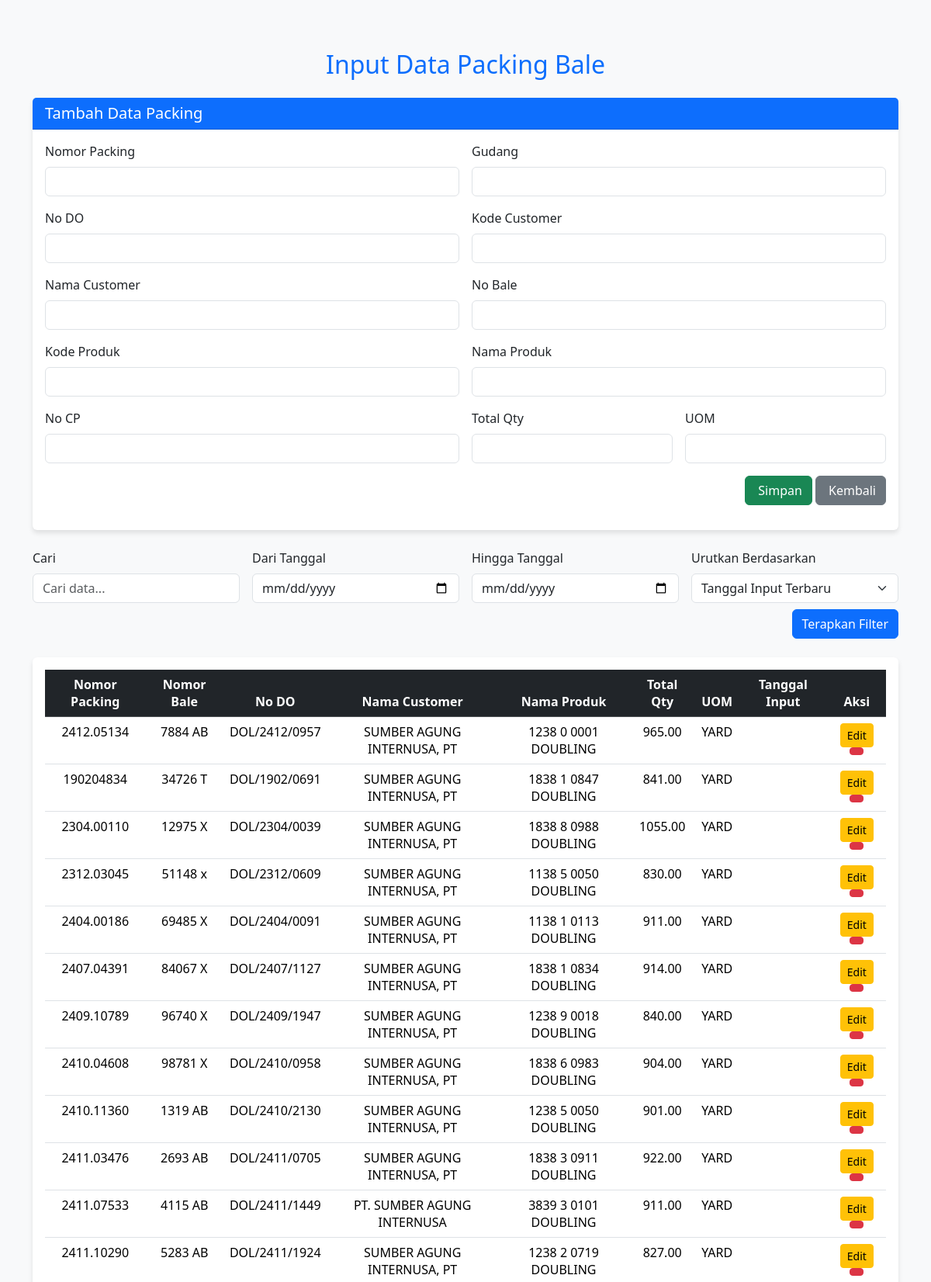
Screenshot of /input_packing_manual.php?page=284 (upper part) with the database file from the repository.
### tables this page shows
CREATE TABLE `whpacking` (
  `packingid` int(11) NOT NULL,
  `packingno` varchar(50) NOT NULL,
  `wrhsid` int(11) NOT NULL,
  `no_do` varchar(50) DEFAULT NULL,
  `custcode` varchar(50) DEFAULT NULL,
  `custname` varchar(255) DEFAULT NULL,
  `nobale` varchar(50) DEFAULT NULL,
  `prodcode` varchar(50) DEFAULT NULL,
  `prodname` varchar(255) DEFAULT NULL,
  `prdnmbr` varchar(50) DEFAULT NULL,
  `totalqty` decimal(10,2) DEFAULT NULL,
  `uom` varchar(10) DEFAULT NULL,
  `created_at` timestamp NULL DEFAULT NULL,
  `updated_at` timestamp NULL DEFAULT NULL
);

### input_packing_manual.php (the view, shortened to what this page needs)
<?php
include 'db.php';
$recordsPerPage = 50;
$page = isset($_GET['page']) ? $_GET['page'] : 1;
$offset = ($page - 1) * $recordsPerPage;
$sort = isset($_GET['sort']) ? $_GET['sort'] : 'created_at DESC';
$sortQuery = "ORDER BY $sort";
$dateFrom = isset($_GET['date_from']) ? $_GET['date_from'] : '';
$dateTo = isset($_GET['date_to']) ? $_GET['date_to'] : '';
$searchQuery = "";
if ($dateFrom && $dateTo) {
    $filterDateQuery = "AND created_at BETWEEN '$dateFrom' AND '$dateTo'";
} else {
    $filterDateQuery = '';
}
$finalQuery = "SELECT * FROM whpacking WHERE 1=1 $searchQuery $filterDateQuery $sortQuery LIMIT $offset, $recordsPerPage";
$result = $conn->query($finalQuery);
?>
<link href="/gg_app/pages/Logistik/transfer_packing/bootstrap.min.css" rel="stylesheet">
<div class="content-wrapper transfer-packing-page">
    <section class="content p-3">
    <div class="container my-5">
        <h2 class="text-primary text-center mb-4"><i class="fa-solid fa-list"></i> Input Data Packing Bale</i></h2>
        <div class="card">
            <div class="card-header bg-primary text-white">
                <h5 class="mb-0">Tambah Data Packing</h5>
            </div>
            <div class="card-body">
                <form method="POST">
                    <div class="row g-3">
                        <div class="col-md-6">
                            <label for="packingno" class="form-label">Nomor Packing</label>
                            <input type="text" id="packingno" name="packingno" class="form-control" required>
                        </div>
                        <div class="col-md-6">
                            <label for="wrhsid" class="form-label">Gudang</label>
                            <input type="text" id="wrhsid" name="wrhsid" class="form-control" required>
                        </div>
                        <div class="col-md-6">
                            <label for="no_do" class="form-label">No DO</label>
                            <input type="text" id="no_do" name="no_do" class="form-control" required>
                        </div>
                        <div class="col-md-6">
                            <label for="custcode" class="form-label">Kode Customer</label>
                            <input type="text" id="custcode" name="custcode" class="form-control" required>
                        </div>
                        <div class="col-md-6">
                            <label for="custname" class="form-label">Nama Customer</label>
                            <input type="text" id="custname" name="custname" class="form-control" required>
                        </div>
                        <div class="col-md-6">
                            <label for="nobale" class="form-label">No Bale</label>
                            <input type="text" id="nobale" name="nobale" class="form-control" required>
                        </div>
                        <div class="col-md-6">
                            <label for="prodcode" class="form-label">Kode Produk</label>
                            <input type="text" id="prodcode" name="prodcode" class="form-control" required>
                        </div>
                        <div class="col-md-6">
                            <label for="prodname" class="form-label">Nama Produk</label>
                            <input type="text" id="prodname" name="prodname" class="form-control" required>
                        </div>
                        <div class="col-md-6">
                            <label for="prdnmbr" class="form-label">No CP</label>
                            <input type="text" id="prdnmbr" name="prdnmbr" class="form-control" required>
                        </div>
                        <div class="col-md-3">
                            <label for="totalqty" class="form-label">Total Qty</label>
                            <input type="number" id="totalqty" name="totalqty" class="form-control" required>
                        </div>
                        <div class="col-md-3">
                            <label for="uom" class="form-label">UOM</label>
                            <input type="text" id="uom" name="uom" class="form-control" required>
                        </div>
                    </div>
                    <div class="mt-3 text-end">
                        <button type="submit" class="btn btn-success">
                            <i class="fas fa-save me-1"></i> Simpan
                        </button>
                        <a href="index.php" class="btn btn-secondary">
                            <i class="fas fa-arrow-left me-1"></i> Kembali
                        </a>
                    </div>
                </form>
            </div>
        </div>
        <div class="my-4">
            <form method="GET" class="row gy-2 gx-3 align-items-center">
                <div class="col-md-3">
                    <label for="search" class="form-label">Cari</label>
                    <input type="text" id="search" name="search" class="form-control" placeholder="Cari data...">
                </div>
                <div class="col-md-3">
                    <label for="date_from" class="form-label">Dari Tanggal</label>
                    <input type="date" id="date_from" name="date_from" class="form-control">
                </div>
                <div class="col-md-3">
                    <label for="date_to" class="form-label">Hingga Tanggal</label>
                    <input type="date" id="date_to" name="date_to" class="form-control">
                </div>
                <div class="col-md-3">
    <label for="sort" class="form-label">Urutkan Berdasarkan</label>
    <select id="sort" name="sort" class="form-select">
        <option value="created_at DESC">Tanggal Input Terbaru</option>
    </select>
</div>
<div class="text-end">
                    <button type="submit" class="btn btn-primary">
                        <i class="fas fa-filter"></i> Terapkan Filter
                    </button>
                </div>
            </form>
        </div>
        <div class="card">
            <div class="card-body">
                <table class="table table-hover text-center">
                    <thead class="table-dark">
                        <tr>
                            <th>Nomor Packing</th>
                            <th>Nomor Bale</th>
                            <th>No DO</th>
                            <th>Nama Customer</th>
                            <th>Nama Produk</th>
                            <th>Total Qty</th>
                            <th>UOM</th>
                            <th>Tanggal Input</th>
                            <th>Aksi</th>
                        </tr>
                    </thead>
                    <tbody>
                        <?php while ($row = $result->fetch_assoc()): ?>
                            <tr>
                                <td><?= $row['packingno'] ?></td>
                                <td><?= $row['nobale'] ?></td>
                                <td><?= $row['no_do'] ?></td>
                                <td><?= $row['custname'] ?></td>
                                <td><?= $row['prodname'] ?></td>
                                <td><?= $row['totalqty'] ?></td>
                                <td><?= $row['uom'] ?></td>
                                <td><?= $row['created_at'] ?></td>
                                <td>
<a href="edit_packing.php?packingno=<?= $row['packingno'] ?>" class="btn btn-warning btn-sm">
                    <i class="fas fa-edit"></i> Edit
                </a>
                                    <a href="?delete=<?= $row['packingno'] ?>" class="btn btn-danger btn-sm" onclick="return confirm('Hapus data ini?');" title="Hapus Data">
                                    </a>
                                </td>
                            </tr>
                        <?php endwhile; ?>
                    </tbody>
                </table>
            </div>
        </div>
    </div>
    </div>

### input_packing_manual.php (style rules this page uses)
.card { box-shadow: 0 4px 6px rgba(0, 0, 0, 0.1); border: none; }
.form-control, .form-select { box-shadow: none !important; }
.btn-danger { color: #fff; background-color: #dc3545; }

### rows the page displays
whpacking: packingno "2412.05134", nobale "7884 AB", no_do "DOL/2412/0957", custname "SUMBER AGUNG INTERNUSA, PT", prodname "1238 0 0001 DOUBLING", totalqty "965.00", uom "YARD"
whpacking: packingno "190204834", nobale "34726 T", no_do "DOL/1902/0691", custname "SUMBER AGUNG INTERNUSA, PT", prodname "1838 1 0847 DOUBLING", totalqty "841.00", uom "YARD"
whpacking: packingno "2304.00110", nobale "12975 X", no_do "DOL/2304/0039", custname "SUMBER AGUNG INTERNUSA, PT", prodname "1838 8 0988 DOUBLING", totalqty "1055.00", uom "YARD"
whpacking: packingno "2312.03045", nobale "51148 x", no_do "DOL/2312/0609", custname "SUMBER AGUNG INTERNUSA, PT", prodname "1138 5 0050 DOUBLING", totalqty "830.00", uom "YARD"
whpacking: packingno "2404.00186", nobale "69485 X", no_do "DOL/2404/0091", custname "SUMBER AGUNG INTERNUSA, PT", prodname "1138 1 0113 DOUBLING", totalqty "911.00", uom "YARD"
whpacking: packingno "2407.04391", nobale "84067 X", no_do "DOL/2407/1127", custname "SUMBER AGUNG INTERNUSA, PT", prodname "1838 1 0834 DOUBLING", totalqty "914.00", uom "YARD"
whpacking: packingno "2409.10789", nobale "96740 X", no_do "DOL/2409/1947", custname "SUMBER AGUNG INTERNUSA, PT", prodname "1238 9 0018 DOUBLING", totalqty "840.00", uom "YARD"
whpacking: packingno "2410.04608", nobale "98781 X", no_do "DOL/2410/0958", custname "SUMBER AGUNG INTERNUSA, PT", prodname "1838 6 0983 DOUBLING", totalqty "904.00", uom "YARD"
whpacking: packingno "2410.11360", nobale "1319 AB", no_do "DOL/2410/2130", custname "SUMBER AGUNG INTERNUSA, PT", prodname "1238 5 0050 DOUBLING", totalqty "901.00", uom "YARD"
whpacking: packingno "2411.03476", nobale "2693 AB", no_do "DOL/2411/0705", custname "SUMBER AGUNG INTERNUSA, PT", prodname "1838 3 0911 DOUBLING", totalqty "922.00", uom "YARD"
whpacking: packingno "2411.07533", nobale "4115 AB", no_do "DOL/2411/1449", custname "PT. SUMBER AGUNG INTERNUSA", prodname "3839 3 0101 DOUBLING", totalqty "911.00", uom "YARD"
whpacking: packingno "2411.10290", nobale "5283 AB", no_do "DOL/2411/1924", custname "SUMBER AGUNG INTERNUSA, PT", prodname "1238 2 0719 DOUBLING", totalqty "827.00", uom "YARD"
